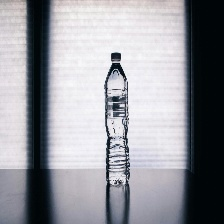
#> input picture notebooks/processed_dataset/PASS/test_pass_10.jpg, 224 x 224 px, found by its file name; its folder holds only this picture in this run
$ python augment_pass.py
#> lines starting #> are read from the running program, lines starting #| are printed output that depends on the picture
import cv2
import os
import numpy as np
import random
input_folder = "dataset/raw/PASS"
output_folder = "dataset/raw/PASS_aug"

os.makedirs(output_folder, exist_ok=True)

def augment(img):
    # brightness
    value = random.randint(-30, 30)
    img = cv2.convertScaleAbs(img, alpha=1, beta=value)

    # contrast
    alpha = random.uniform(0.8, 1.2)
    img = cv2.convertScaleAbs(img, alpha=alpha, beta=0)

    # slight zoom
    h, w = img.shape[:2]
    scale = random.uniform(0.9, 1.1)
    resized = cv2.resize(img, None, fx=scale, fy=scale)

    # crop center
    startx = resized.shape[1]//2 - w//2
    starty = resized.shape[0]//2 - h//2
    img = resized[starty:starty+h, startx:startx+w]

    return img


count = 0

for filename in os.listdir(input_folder):
    path = os.path.join(input_folder, filename)
    img = cv2.imread(path)
#> img is the input picture: shape (224, 224, 3); mean B, G, R 156.5, 150.5, 149.7

    if img is None:
        continue

    for i in range(1):  # 1 augmentation per image → 300 → 600 total
        aug = augment(img)
        save_path = os.path.join(output_folder, f"aug_{count}.jpg")
        cv2.imwrite(save_path, aug)
        count += 1
#> this loop made 1 pass
#> pass 1, in augment, `img = cv2.convertScaleAbs(img, alpha=1, beta=value)`:
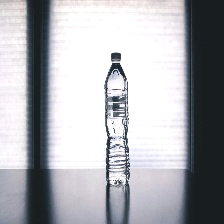
#> img: shape (224, 224, 3); mean of channels 0, 1, 2 178, 173, 171.9; drawn as B, G, R
#> pass 1, in augment, `resized = cv2.resize(img, None, fx=scale, fy=scale)`:
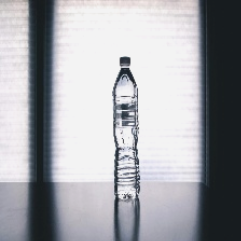
#> resized: shape (241, 241, 3); mean of channels 0, 1, 2 170.1, 165.4, 164.3; drawn as B, G, R
#> pass 1, in augment, `img = resized[starty:starty+h, startx:startx+w]`:
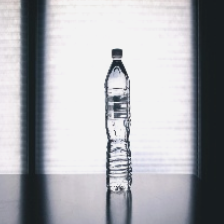
#> img: shape (224, 224, 3); mean of channels 0, 1, 2 176.4, 171.8, 170.6; drawn as B, G, R
#> after the loop, count = 1

print("Augmented images created:", count)
#| Augmented images created: 1

$ run again, on notebooks/processed_dataset/PASS/test_pass_140.jpg
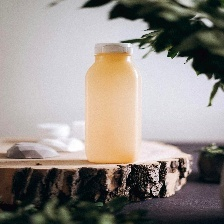
#> input picture notebooks/processed_dataset/PASS/test_pass_140.jpg, 224 x 224 px, found by its file name
#> img is the input picture: shape (224, 224, 3); mean B, G, R 134.1, 139.7, 146.6
#> the loop `for i in range(1):` made 1 pass
#> pass 1, in augment, `resized = cv2.resize(img, None, fx=scale, fy=scale)`:
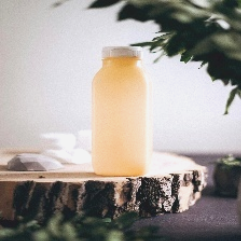
#> resized: shape (241, 241, 3); mean of channels 0, 1, 2 150.7, 156.2, 162.4; drawn as B, G, R
#> pass 1, in augment, `img = resized[starty:starty+h, startx:startx+w]`:
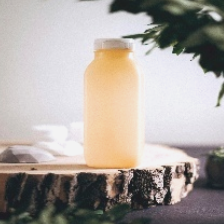
#> img: shape (224, 224, 3); mean of channels 0, 1, 2 157.7, 163.3, 170.5; drawn as B, G, R
#> after the loop `for i in range(1):`: count = 1
#| Augmented images created: 1
